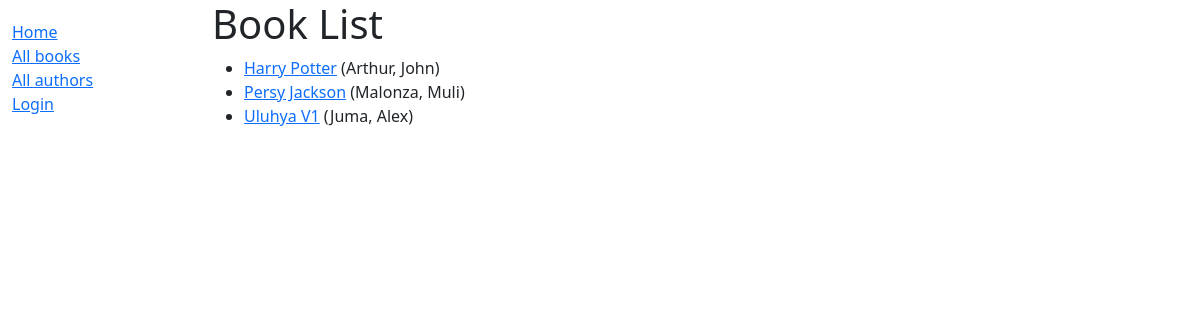
/catalog/books/, run on the app's committed database.
### catalog/models.py (models this page shows, shortened)
class Book(models.Model):
    title = models.CharField(max_length=200)
    author = models.ForeignKey('Author', on_delete=models.SET_NULL, null=True)
    language = models.ForeignKey('Language', on_delete=models.SET_NULL, null=True)
    summary = models.TextField(
        max_length=1000, help_text="Enter a breif description of the book")
    isbn = models.CharField('ISBN', max_length=13, unique=True,
                            help_text="13 Character <a href='https://www.isbn-international.org/content/what-isbn'>ISBN Number</a>")
    genre = models.ManyToManyField(
        Genre, help_text="Select a genre for this book")
    def get_absolute_url(self):
        return reverse('book-detail', args=[str(self.id)])
    def display_genre(self):
        """Create a string for the Genre. This is required to display genre in Admin."""
        return ', '.join(genre.name for genre in self.genre.all()[:3])
    display_genre.short_description = 'Genre'

class Author(models.Model):
    first_name = models.CharField(max_length=100)
    last_name = models.CharField(max_length=100)
    date_of_birth = models.DateField(null=True, blank=True)
    date_of_death = models.DateField('Died', null=True, blank=True)
    class Meta:
        ordering = ['last_name', 'first_name']
    def __str__(self):
        return f'{self.last_name}, {self.first_name}'

### catalog/views.py (the view)
# urls.py: path('books/', views.BookListView.as_view(), name='books'),
class BookListView(generic.ListView):
    model = Book
    contex_object_name = "book_list"
    template_name = "catalog/books_list.html"

### templates/catalog/books_list.html
{% extends 'base.html' %}
{%block content%}
<h1>Book List</h1>
{%if book_list%}
<ul>
    {% for book in book_list %}
      <li>
        <a href="{{ book.get_absolute_url }}">{{ book.title }}</a> ({{book.author}})
      </li>
    {% endfor %}
</ul>
{% else %}
<p>There are no books in the library</p>
{%endif%}
{%endblock%}

### data on the page
Book: title "Harry Potter", author "Arthur, John"
Book: title "Persy Jackson", author "Malonza, Muli"
Book: title "Uluhya V1", author "Juma, Alex"
